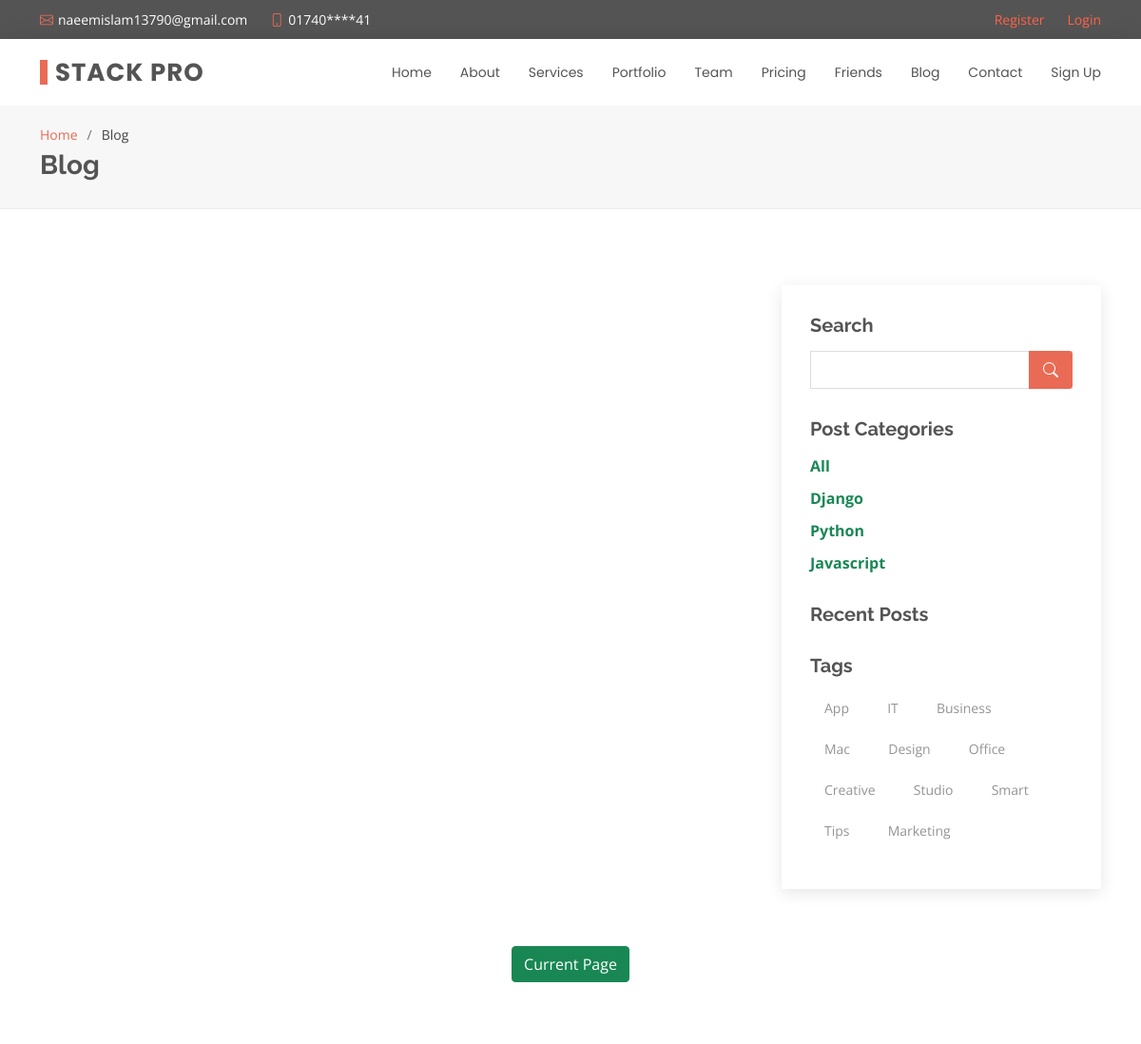
/blog/ (upper part), run on an earlier commit of the app's database.
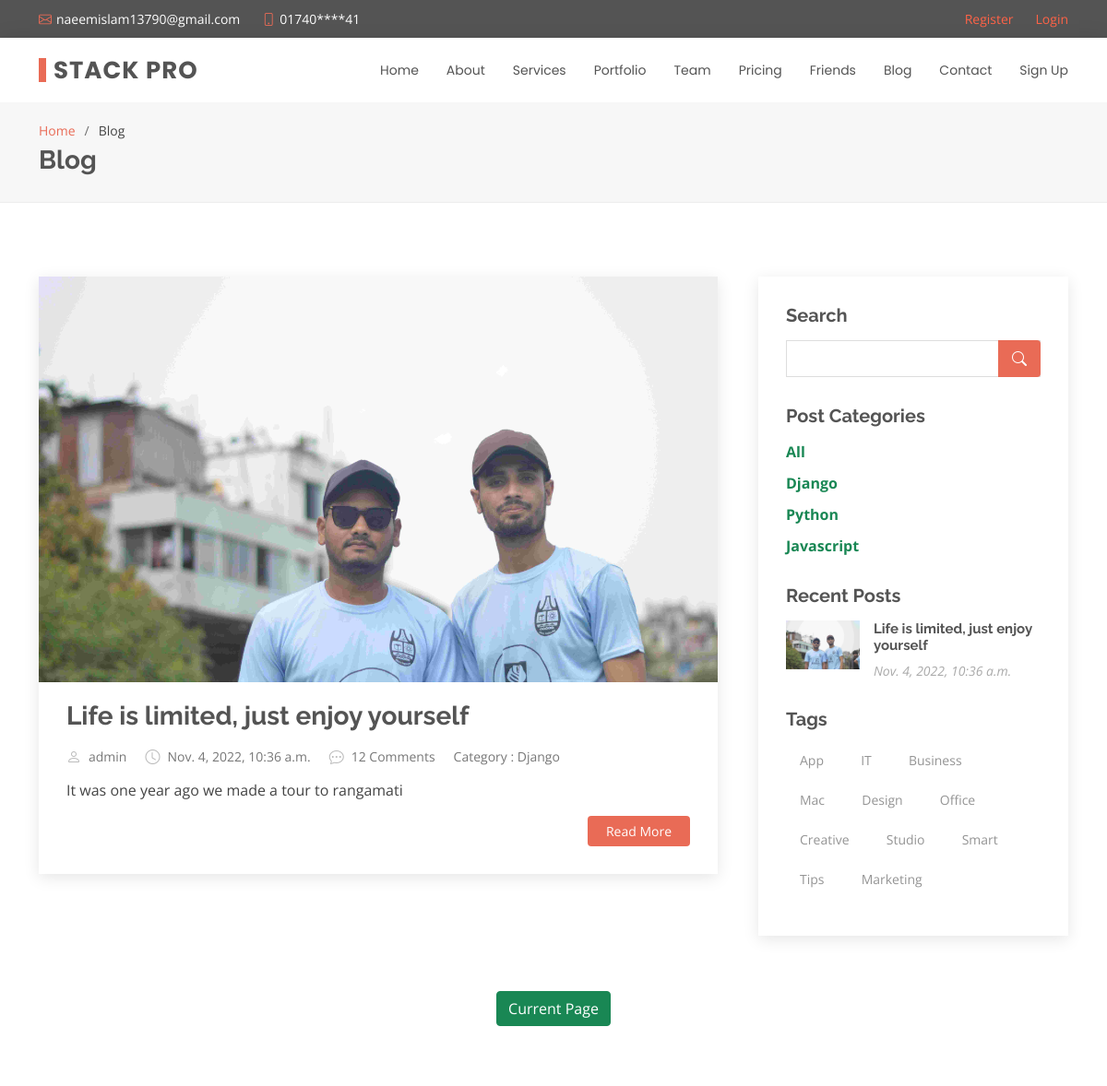
And on a later commit of the database.
### header/models.py (models this page shows, shortened)
class Top_header(models.Model):
    fav_icon = models.ImageField(upload_to='')
    fav_icon2 = models.ImageField(upload_to='')
    number = models.CharField(max_length=20)
    email = models.EmailField()
    twitter = models.URLField()
    facebook = models.URLField()
    instagram = models.URLField()
    linkedin = models.URLField()

class Header(models.Model):
    logo = models.CharField(max_length=25)

### blog/models.py (models this page shows, shortened)
class Category(models.Model):
    name = models.CharField(max_length=25)
    def __str__(self):
      return self.name

class Post(models.Model):
      class ArticlePublishOptions(models.TextChoices):
         PUBLISH = "pub", "Publish"
         DRAFT = "dra", "DRAFT"
         PRIVATE = "pri", "Private"
      catagory = models.ForeignKey(Category, on_delete=models.SET_NULL, null=True, blank=True)
      headline = models.CharField(max_length=240,help_text="Headline of the article",)
      sub_headline = models.CharField(max_length=250 , blank=True, null=True)
      thumbnail = models.ImageField(blank=True,null=True,upload_to='images/')
      body = RichTextField()
      author = models.ForeignKey(Account, blank=True,on_delete= models.CASCADE, related_name='blog_post')
      slug = models.SlugField(blank=True,null=True)
      publish_status = models.CharField(
        max_length=3,
        choices=ArticlePublishOptions.choices,
        default=ArticlePublishOptions.DRAFT,)
      published = models.DateTimeField(default=timezone.now)
      created = models.DateTimeField(auto_now_add=True)
      objects = AgentManager()
      def get_absolute_url(self):
          return reverse("blog:post_detail", args=[self.slug])
      def get_image_url(self):
         if not self.thumbnail:
            return None
         return self.thumbnail.url
      class Meta:
            ordering = ('-published',)

### account/models.py (models this page shows, shortened)
class Account(AbstractBaseUser):
	email 					= models.EmailField(verbose_name="email", max_length=60, unique=True)
	username 				= models.CharField(max_length=30, unique=True)
	date_joined				= models.DateTimeField(verbose_name='date joined', auto_now_add=True)
	last_login				= models.DateTimeField(verbose_name='last login', auto_now=True)
	is_admin				= models.BooleanField(default=False)
	is_active				= models.BooleanField(default=True)
	is_staff				= models.BooleanField(default=False)
	is_superuser			= models.BooleanField(default=False)
	profile_image			= models.ImageField(max_length=255, null=True, blank=True, default="profile_images/d.png")
	hide_email				= models.BooleanField(default=True)
	USERNAME_FIELD = 'email'
	REQUIRED_FIELDS = ['username']
	objects = MyAccountManager()
	def __str__(self):
		return self.username

### blog/views.py (the view)
# urls.py: path('', views.blog, name='blog'),
def blog(request):
    template = 'blog.html'
    top_header = Top_header.objects.order_by()
    header = Header.objects.order_by()
    cate = Category.objects.all()
    category_pick = request.GET.get('category')
    if category_pick == None:
        posts = Post.objects.filter(publish_status=Post.ArticlePublishOptions.PUBLISH)
    else:
        posts = Post.objects.filter(catagory__name=category_pick, publish_status=Post.ArticlePublishOptions.PUBLISH)
    paginator = Paginator(posts, 5)
    page = request.GET.get('page')
    try:
        post = paginator.page(page)
    except PageNotAnInteger:
        post = paginator.page(1)
    except EmptyPage:
        post = paginator.page(paginator.num_pages)
    context = {
        'top_headerdata': top_header,
        'headerdata': header,
        'posts': post,
        'page_ob': page,
        'category': cate,
    }
    return render(request, template_name=template, context=context)

### blog/models.py (called while the page is built)
    def get_queryset(self, *args, **kwargs):
        return AgentQuerySet(self.model, using=self._db)

### templates/blog.html (shortened to what this page needs)
{% extends 'base.html' %}
{% load static %}
{% block content %}
  <main id="main">
    <section id="breadcrumbs" class="breadcrumbs">
      <div class="container">
        <ol>
          <li><a href="{% url 'index'%}">Home</a></li>
          <li>Blog</li>
        </ol>
        <h2>Blog</h2>
      </div>
    </section>
    <section id="blog" class="blog">
      <div class="container" data-aos="fade-up">
        <div class="row">
          <div class="col-md-8 entries">
           {% for post in posts %}
            <article class="entry">
              <div class="entry-img">
                  {% if post.thumbnail %}
                     <img  style=" max-width:850px;" src="{{ post.get_image_url }}" alt="image not found">
                  {% endif %}
              </div>
              <h2 class="entry-title">
                <a href="{{ post.get_absolute_url }}">{{post.headline}}</a>
              </h2>
              <div class="entry-meta">
                <ul>
                  <li class="d-flex align-items-center"><i class="bi bi-person"></i> <a href="blog-single.html">{{post.author}}</a></li>
                  <li class="d-flex align-items-center"><i class="bi bi-clock"></i> <a href="blog-single.html"><time datetime="2020-01-01">{{post.published}}</time></a></li>
                  <li class="d-flex align-items-center"><i class="bi bi-chat-dots"></i> <a href="blog-single.html">12 Comments</a></li>
                  <li class="d-flex align-items-center"><a href="blog-single.html"> Category : {{post.catagory}}</a></li>
                </ul>
              </div>
              <div class="entry-content">
                <p>
                   {{post.body | safe | truncatewords:30 | linebreaks }}
                </p>
                <div class="read-more">
                  <a href="{{ post.get_absolute_url }}">Read More</a>
                </div>
              </div>
            </article>
           {% endfor %}
          </div>
          <div class="col-md-4">
            <div class="sidebar">
              <h3 class="sidebar-title">Search</h3>
              <div class="sidebar-item search-form">
                <form action="{% url 'blog:search' %}" method=POST>
                  <input type="text" name="searched">
                  <button type="submit"><i class="bi bi-search"></i></button>
                </form>
              </div>
              <h3 class="sidebar-title"> Post Categories</h3>
              <div class="sidebar-item categories">
                <ul>
                  <li><b><a class="text-success" href="{% url 'blog:blog' %}">All</a></b></li>
                 {% for cat in category %}
                  <li> <b><a class="text-success " href="{% url 'blog:blog' %}?category={{cat.name}}">{{cat.name}}</a></b></li>
                 {% endfor %}
                </ul>
              </div>
              <h3 class="sidebar-title">Recent Posts</h3>
              <div class="sidebar-item recent-posts">
                {% for post in posts %}
                <div class="post-item clearfix">
                  {% if post.thumbnail %}
                     <img src="{{ post.thumbnail.url }}" alt="image not found">
                  {% endif %}
                  <h4><a href="{{ post.get_absolute_url }}">{{ post.headline }}</a></h4>
                  <time datetime="2020-01-01">{{post.published}}</time>
                </div>
                {% endfor %}
              </div>
              <h3 class="sidebar-title">Tags</h3>
              <div class="sidebar-item tags">
                <ul>
                  <li><a href="#">App</a></li>
                  <li><a href="#">IT</a></li>
                  <li><a href="#">Business</a></li>
                  <li><a href="#">Mac</a></li>
                  <li><a href="#">Design</a></li>
                  <li><a href="#">Office</a></li>
                  <li><a href="#">Creative</a></li>
                  <li><a href="#">Studio</a></li>
                  <li><a href="#">Smart</a></li>
                  <li><a href="#">Tips</a></li>
                  <li><a href="#">Marketing</a></li>
                </ul>
              </div>
            </div>
          </div>
        </div>
        {% include 'paginator.html' with page_ob=posts %}
      </div>
    </section>
  </main>
{% endblock %}

### templates/base.html (shortened to what this page needs)
<!DOCTYPE html>
{% load static %}
<html lang="en">
  <head>
    <link
      href="{% static 'assets/vendor/animate.css/animate.min.css'%}"
      rel="stylesheet"
    />
    <link
      href="{% static 'assets/vendor/bootstrap/css/bootstrap.min.css'%}"
      rel="stylesheet"
    />
    <link
      href="{% static 'assets/vendor/bootstrap-icons/bootstrap-icons.css'%}"
      rel="stylesheet"
    />
    <link
      href="{% static 'assets/vendor/boxicons/css/boxicons.min.css'%}"
      rel="stylesheet"
    />
    <link
      href="{% static 'assets/vendor/glightbox/css/glightbox.min.css'%}"
      rel="stylesheet"
    />
    <link
      href="{% static 'assets/vendor/swiper/swiper-bundle.min.css'%}"
      rel="stylesheet"
    />
    <link href="{% static 'assets/css/index.css'%}" rel="stylesheet" />
    <link rel="stylesheet" href="https://cdn.jsdelivr.net/npm/highlight.js@11.3.1/styles/monokai-sublime.css">
  </head>
  <body>
    {% include 'base/header.html' %}
    {% block content %} {% endblock %}
  </body>
</html>

### templates/base/header.html (shortened to what this page needs)
  <section id="topbar" class="d-flex align-items-center">
    <div class="container d-flex justify-content-center justify-content-md-between">
      <div class="contact-info d-flex align-items-center">
        <i class="bi bi-envelope d-flex align-items-center"><a href="mailto:contact@example.com">{{top_headerdata.0.email}}</a></i>
        <i class="bi bi-phone d-flex align-items-center ms-4"><span>{{top_headerdata.0.number}}</span></i>
      </div>
      <div class="social-links d-none d-md-flex align-items-center">
          {% if user.is_authenticated%}
               <a class="d-flex align-items-center ms-4" href="{%url 'logout'%}">Logout</a>
               <a class="d-flex align-items-center ms-4" style="color:tomato;">{{user.username}}</a>
          {% else %}
               <br/>
              <a class="d-flex align-items-center ms-4" style="color:tomato;" href="{% url 'index'%}">Register</a></p>
              <a class="d-flex align-items-center ms-4" style="color:tomato" href="{% url 'login'%}">Login</a></p>
          {% endif %}
      </div>
    </div>
  </section>
  <header id="header" class="d-flex align-items-center">
    <div class="container d-flex justify-content-between align-items-center">
      <div class="logo">
        <h1><a href="{% url 'index'%}">{{headerdata.0.logo}}</a></h1>
      </div>
      <nav id="navbar" class="navbar">
        <ul>
          <li><a class="{% block homeactive %} {% endblock %}" href="{% url 'index'%}">Home</a></li>
          <li><a class="{% block aboutactive %} {% endblock %}" href="{% url 'about'%}">About</a></li>
          <li><a class="{% block serviceactive %} {% endblock %}" href="{% url 'services'%}">Services</a></li>
          <li><a class="{% block portfolioactive %} {% endblock %}" href="{% url 'portfolio'%}">Portfolio</a></li>
          <li><a class="{% block teamactive %} {% endblock %}" href="{% url 'team'%}">Team</a></li>
          <li><a class="{% block pricingactive %} {% endblock %}" href="{% url 'index'%}">Pricing</a></li>
          <li><a class="" href="{% url 'chat:friend_list'%}">Friends</a></li>
          <li><a class="{% block blogactive %} {% endblock %}" href="{% url 'blog:blog'%}">Blog</a></li>
          <li><a class="{% block contactactive %}{% endblock %}" href="{% url 'contact'%}">Contact</a></li>
          {% if user.is_authenticated%}
             <li><a href="{% url 'profile'%}">Account</a></li>
          {% else %}
             <li><a href="{% url 'account'%}">Sign Up</a></li>
          {% endif %}
        </ul>
      </nav>
    </div>
  </header>

### templates/paginator.html (shortened to what this page needs)
 <div class="blog-pagination mb-5">
 <ul class="justify-content-center">
         <a class="btn btn-success  mx-2"  href="#">Current Page</a>
 </ul>
 </div>

What changed in the data, as far as the page shows it:
added Post: get_image_url (picture), headline "Life is limited, just enjoy yourself", author "admin", published "Nov. 4, 2022, 10:36 a.m.", catagory "Django", body "It was one year ago we made a tour to rangamati", thumbnail (picture)
